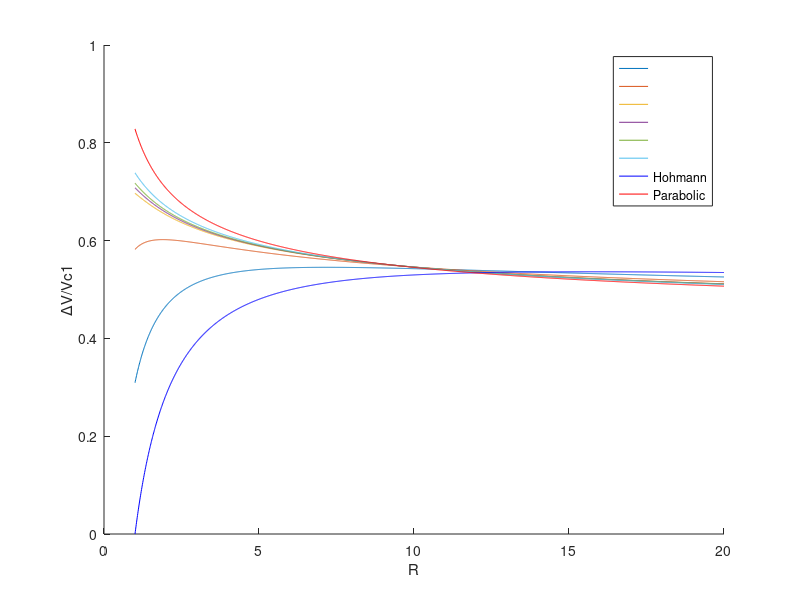
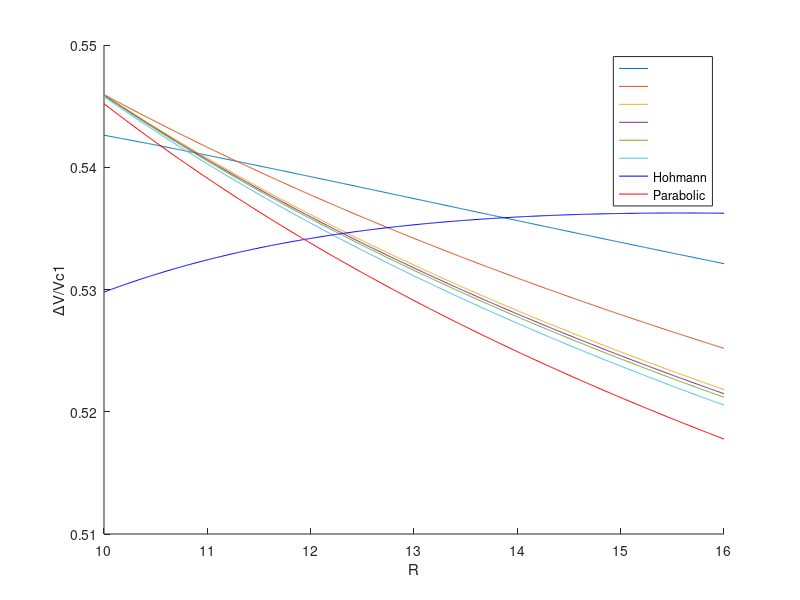

MATLAB code for these plots, in order:
clc;clear;close all;
R1=1:0.01:20;
R2=10:0.01:16;
S=[2,5,10,11,12,15];

dvH=@(R) (sqrt((2.*R)./(1+R))-1)+(sqrt(1./R).*(1-sqrt(2./(1+R))));
dvE=@(R,S) (sqrt((2.*R.*S)./(1+R.*S))-1)+(sqrt(1./(R.*S)).*(sqrt(2./(1+S))-sqrt(2./(1+R.*S))))+(sqrt(2.*S./(R+R.*S))-sqrt(1./R));
dvP=@(R) (sqrt(2)-1)+(sqrt(1./R).*(sqrt(2)-1));

figure(1)
hold on
p1H=dvH(R1);
p1P=dvP(R1);
p1E=zeros(length(R1),length(S));
for i=1:length(S)
    p1E(:,i)=dvE(R1,S(i))';
    plot(R1,p1E(:,i))
end
legend('','','','','','')
plot(R1,p1H,'b','DisplayName','Hohmann')
plot(R1,p1P,'r','DisplayName','Parabolic')
xlabel('R')
ylabel('\DeltaV/Vc1')
legend

figure(2)
hold on
p1H=dvH(R2);
p1P=dvP(R2);
p1E=zeros(length(R2),length(S));
for i=1:length(S)
    p1E(:,i)=dvE(R2,S(i))';
    plot(R2,p1E(:,i))
end
legend('','','','','','')
plot(R2,p1H,'b','DisplayName','Hohmann')
plot(R2,p1P,'r','DisplayName','Parabolic')
xlabel('R')
ylabel('\DeltaV/Vc1')
axis([-inf inf 0.51 0.55])